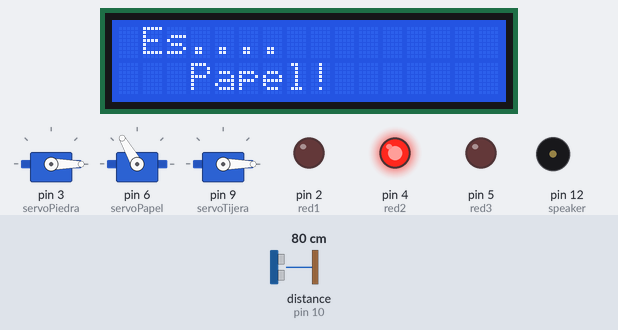
Recording of a sketch running on a simulated Arduino Uno, built with avr-gcc and run on an emulated ATmega328P. On the bench: 16×2 character LCD, 3 × servo, output pins drawn as LEDs (lit = HIGH), buzzer (waves = sounding). Wiring (inferred from the names in the program): ultrasonic range finder: trigger pin 11; echo pin 10. The test bench sets the inputs (shaded band); at power-on: distance to the obstacle (sensor on pin 10) 80 cm. The echo pulse lasts 58.3 µs per cm; random numbers use the default seed unless the sketch sets one; pins used as bus, display or sensor lines are not drawn.

Above: at 2.2 s.
2.3 s: distance to the obstacle (sensor on pin 10) set to 94 cm
At 4.5 s:
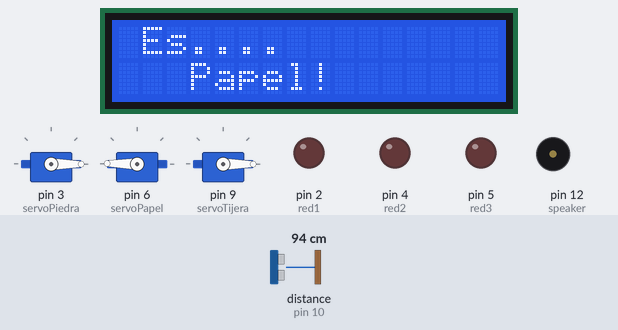
9.8 s: distance to the obstacle (sensor on pin 10) set to 105 cm
At 12.5 s:
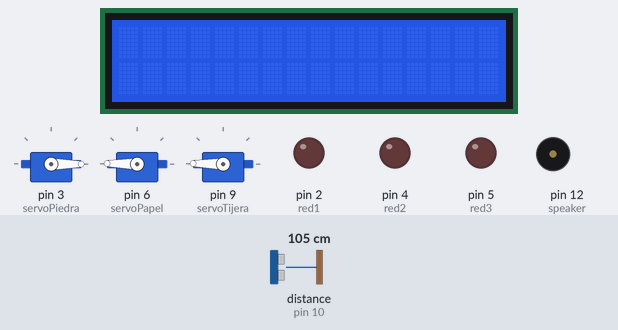
14.3 s: distance to the obstacle (sensor on pin 10) set to 2 cm
At 15.4 s:
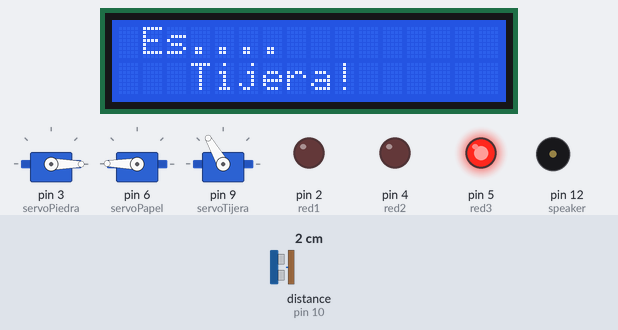
22.5 s: distance to the obstacle (sensor on pin 10) set to 120 cm
27.0 s: distance to the obstacle (sensor on pin 10) set to 4 cm
At 27.6 s:
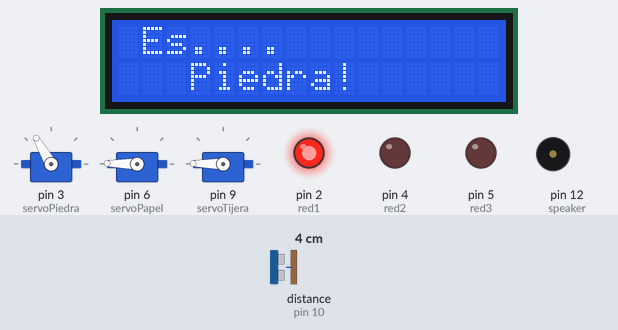
32.1 s: distance to the obstacle (sensor on pin 10) set to 250 cm
Timing chart, 0 to 35.2 s (numbered marks = the images above; inputs shaded):
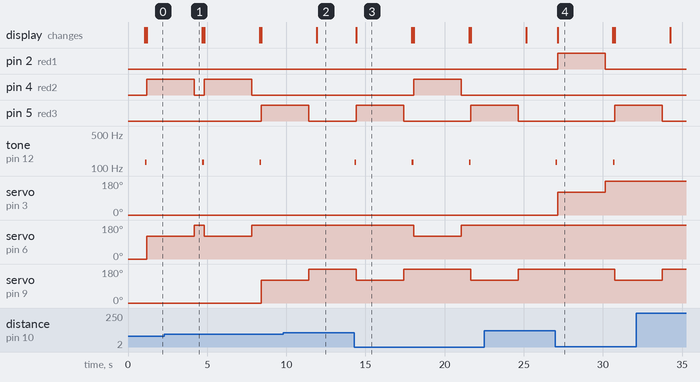

Measured:
- the behaviour switches between 99 and 100 cm on distance to the obstacle (sensor on pin 10) (found by bisection; images 1 and 2)
- after the input at 14.3 s, pin 4 (red2): LOW → HIGH after 3.7 s, → LOW 3.0 s later; pin 5 (red3): LOW → HIGH after 0.12 s, → LOW 3.0 s later, → HIGH 4.2 s later
- after the input at 27.0 s, pin 2 (red1): LOW → HIGH after 0.13 s, → LOW 3.0 s later; pin 5 (red3): LOW → HIGH after 3.7 s
- by itself, tone on pin 12 (speaker): alternates 131 Hz for 0.10 s and silent for 3.5 s
- what the display in image 3 shows lasts 3.5 s, from 14.4 s to 17.9 s

The sketch:

Codigo_Tinkercad.ino
```cpp
// =======================================================
//  Proyecto: Piedra, Papel o Tijera automático
//  Autor: [Sergi Beltran y Arturo Shagoyan]
//  Descripción: Usa un sensor ultrasónico y servos para
//               mostrar piedra, papel o tijera al azar.
// =======================================================

#include <LiquidCrystal.h>
#include <Servo.h>

// ------------------------- LCD -------------------------

LiquidCrystal lcd(A0, A1, A2, A3, A4, A5);

// ------------------------- Variables -------------------------

volatile long A;

// ------------------------- Funciones -------------------------

float checkDistance() {
  digitalWrite(11, LOW);
  delayMicroseconds(2);
  digitalWrite(11, HIGH);
  delayMicroseconds(10);
  digitalWrite(11, LOW);

  float distance = pulseIn(10, HIGH) / 58.00; // Conversión a cm
  delay(10);
  return distance;
}

// ------------------------- Servos -------------------------

Servo servoPiedra;   // Pin 3
Servo servoPapel;    // Pin 6
Servo servoTijera;   // Pin 9

// ------------------------- LEDs y Altavoz -------------------------

const int red1 = 2;
const int red2 = 4;
const int red3 = 5;
const int speaker = 12;

// ------------------------- Setup -------------------------

void setup() {
  lcd.begin(16, 2);
  lcd.setCursor(0, 0);
  lcd.print(" Piedra Papel y ");
  lcd.setCursor(0, 1);
  lcd.print(" Tijera ");
  delay(1000);
  lcd.clear();

  A = 0;

  pinMode(11, OUTPUT);  // Trigger sensor
  pinMode(10, INPUT);   // Echo sensor
  pinMode(speaker, OUTPUT);

  pinMode(red1, OUTPUT);
  pinMode(red2, OUTPUT);
  pinMode(red3, OUTPUT);

  servoPiedra.attach(3);
  servoPapel.attach(6);
  servoTijera.attach(9);

  // Posición inicial de los servos
  servoPiedra.write(0);
  servoPapel.write(0);
  servoTijera.write(0);
}

// ------------------------- Loop -------------------------

void loop() {
  if (checkDistance() < 100) { // Si hay algo cerca (menos de 100 cm)
    A = random(1, 4); // Genera número entre 1 y 3

    tone(speaker, 131);
    delay(100);
    noTone(speaker);

    lcd.setCursor(0, 0);
    lcd.print(" Es....");

    switch (A) {
      case 1: // Piedra
        lcd.setCursor(0, 1);
        lcd.print("   Piedra!");
        digitalWrite(red1, HIGH);
        servoPiedra.write(120);
        delay(3000);
        servoPiedra.write(179);
        digitalWrite(red1, LOW);
        break;

      case 2: // Papel
        lcd.setCursor(0, 1);
        lcd.print("   Papel!");
        digitalWrite(red2, HIGH);
        servoPapel.write(120);
        delay(3000);
        servoPapel.write(179);
        digitalWrite(red2, LOW);
        break;

      case 3: // Tijera
        lcd.setCursor(0, 1);
        lcd.print("   Tijera!");
        digitalWrite(red3, HIGH);
        servoTijera.write(120);
        delay(3000);
        servoTijera.write(179);
        digitalWrite(red3, LOW);
        break;
    }

    delay(500);
    lcd.clear();
  }
}
```
